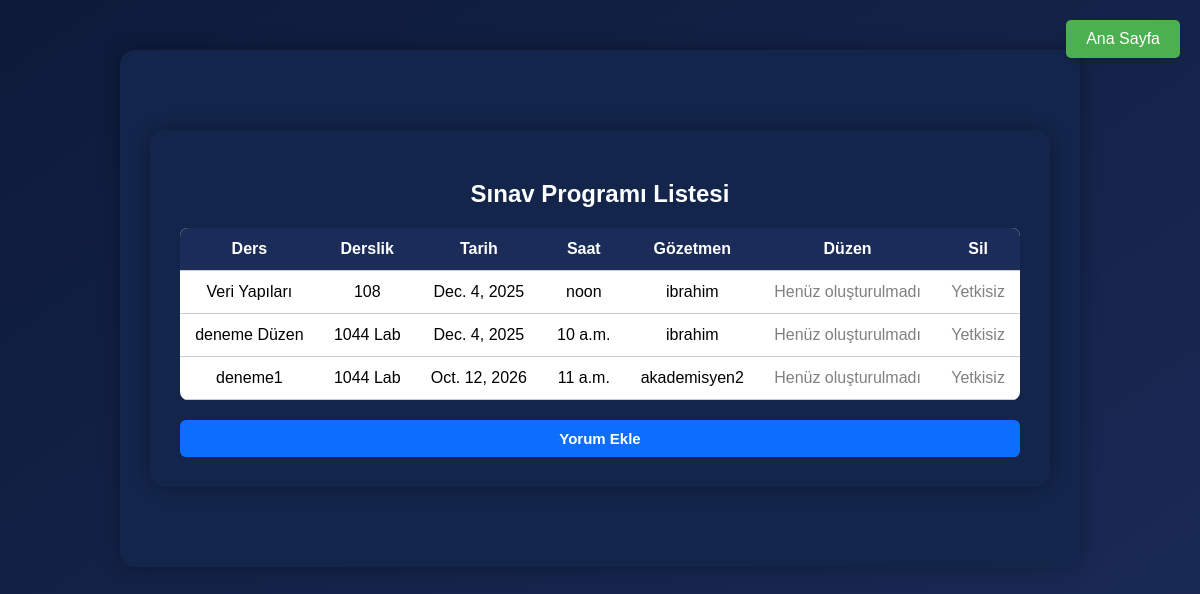
The app's page /uni/sinav-listesi/ (signed in), older data.
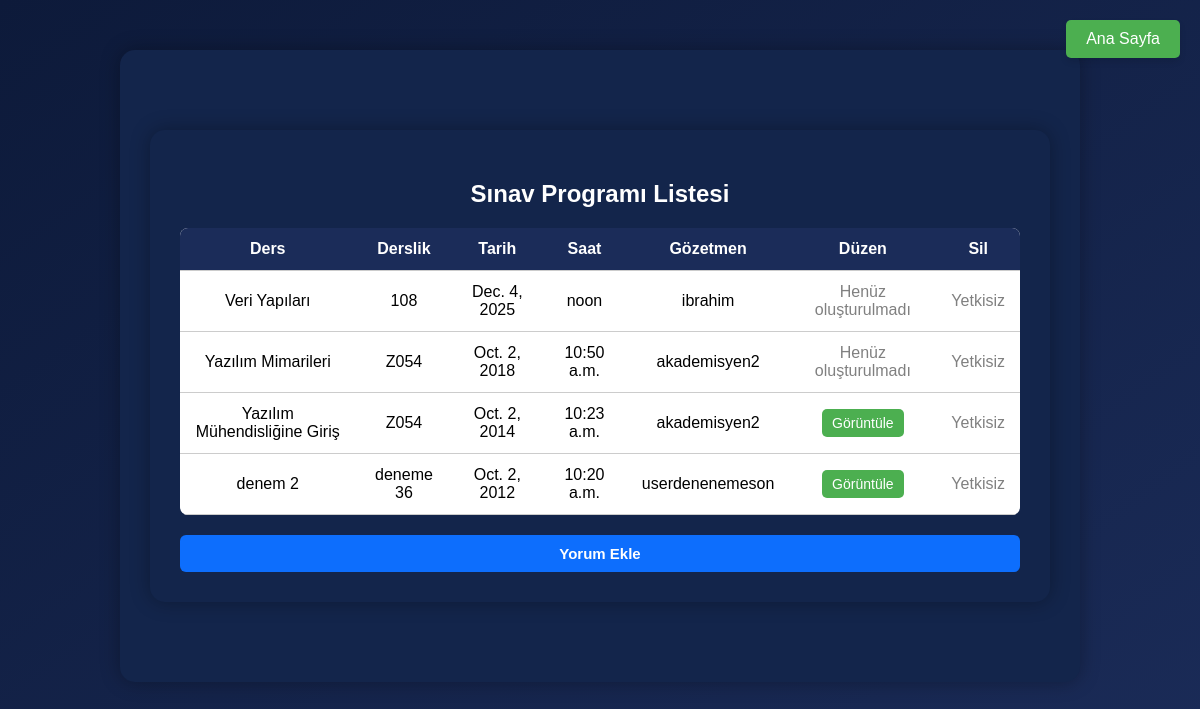
The same page, newer data.
### uni/models.py (models this page shows, shortened)
class SinavProgrami(models.Model):
    ders = models.ForeignKey(Ders, on_delete=models.CASCADE)
    derslik = models.ForeignKey(Derslik, on_delete=models.CASCADE)
    tarih = models.DateField()
    saat = models.TimeField()
    gozetmen = models.ForeignKey(CustomUser, on_delete=models.SET_NULL, null=True, blank=True, limit_choices_to={'role': 'akademisyen'})

class Ders(models.Model):
    kod = models.CharField(max_length=10, unique=True)
    ad = models.CharField(max_length=100)
    ogrenci_sayisi = models.IntegerField(default=0)
    kredi = models.IntegerField()
    bolum = models.CharField(max_length=100)

class Derslik(models.Model):
    ad = models.CharField(max_length=50, unique=True)
    kapasite = models.IntegerField()

class CustomUser(AbstractUser):
    ROLE_CHOICES = (
        ('bolum_baskani', 'Bölüm Başkanı'),
        ('bolum_sekreteri', 'Bölüm Sekreteri'),
        ('akademisyen', 'Akademisyen'),
        ('ogrenci', 'Öğrenci'),
    )
    role = models.CharField(max_length=20, choices=ROLE_CHOICES, null=True, blank=True)

### uni/views.py (the view)
# urls.py: path('sinav-listesi/', sinav_listesi, name='sinav_listesi'),
@login_required
def sinav_listesi(request):
    sinavlar = SinavProgrami.objects.all()
    return render(request, 'sinav_listesi.html', {'sinavlar': sinavlar})

### uni/templates/sinav_listesi.html (shortened to what this page needs)
{% extends "base.html" %}
{% block content %}
<div class="container">
    <h2>Sınav Programı Listesi</h2>
    <a href="{% url 'home' %}" class="btn-home">Ana Sayfa</a>
    <table>
        <tr>
            <th>Ders</th>
            <th>Derslik</th>
            <th>Tarih</th>
            <th>Saat</th>
            <th>Gözetmen</th>
            <th>Düzen</th>
            <th>Sil</th>
        </tr>
        {% for sinav in sinavlar %}
        <tr>
            <td>{{ sinav.ders.ad }}</td>
            <td>{{ sinav.derslik.ad }}</td>
            <td>{{ sinav.tarih }}</td>
            <td>{{ sinav.saat }}</td>
            <td>{% if sinav.gozetmen %}{{ sinav.gozetmen.username }}{% else %}-{% endif %}</td>
            <td>
                {% with plan=sinav.oturmaplani_set.first %}
                    {% if user.role == 'bolum_baskani' or user.role == 'bolum_sekreteri' %}
                        {% if plan %}
                            <a href="{% url 'oturma_plani' sinav.id %}"><button>Görüntüle</button></a>
                            <a href="{% url 'oturma_plani_olustur' sinav.id %}"><button >Yeniden Oluştur</button></a>
                        {% else %}
                            <a href="{% url 'oturma_plani_olustur' sinav.id %}"><button>Oluştur</button></a>
                        {% endif %}
                    {% else %}
                        {% if plan %}
                            <a href="{% url 'oturma_plani' sinav.id %}"><button>Görüntüle</button></a>
                        {% else %}
                            <span style="color: gray;">Henüz oluşturulmadı</span>
                        {% endif %}
                    {% endif %}
                {% endwith %}
            </td>
            <td>
                <form method="post" action="{% url 'sinav_sil' sinav.id %}">
                    {% if request.user.role == "bolum_baskani" or request.user.role == "bolum_sekreteri" %}
                        {% csrf_token %}
                        <button type="submit" style="background-color: red;">Sil</button>
                    {% else %}
                    <span style="color: gray;">Yetkisiz</span>
                    {% endif %}
                </form>
            </td>
        </tr>
        {% empty %}
        <tr>
            <td colspan="6">Henüz sınav programı eklenmemiş.</td>
        </tr>
        {% endfor %}
    </table>
    {% if request.user.role == "bolum_baskani" or request.user.role == "bolum_sekreteri" %}
    <a href="{% url 'sinav_ekle' %}" class="btn-ekle">Yeni Sınav Ekle</a>
    {% else %}
    <a href="{% url 'sinav_yorum_ekle' %}" class="btn-yorum-mavi">Yorum Ekle</a>
    {% endif %}
</div>
{% endblock %}

### uni/templates/base.html (shortened to what this page needs)
{% load widget_tweaks %}
<!DOCTYPE html>
<html lang="tr">
<head>
</head>
<body>
    <div class="container">
        {% block content %}{% endblock %}
    </div>
</body>
</html>

### uni/templates/base.html (style rules this page uses)
body { margin: 0; padding: 0; background: linear-gradient(to bottom right, #0d1a3a, #223362); font-family: Arial, sans-serif; color: white; min-height: 100vh; }
.container { max-width: 1000px; margin: 0 auto; padding: 40px 20px; text-align: center; }
h2 { margin-bottom: 10px; }

### uni/templates/sinav_listesi.html (style rules this page uses)
body { background: linear-gradient(to bottom right, #0d1a3a, #1b2c59); color: white; font-family: Arial, sans-serif; margin: 0; padding: 0; min-height: 100vh; }
.container { max-width: 900px; margin: 50px auto; background-color: #13254b; padding: 30px; border-radius: 15px; box-shadow: 0 0 20px rgba(0, 0, 0, 0.3); }
h2 { text-align: center; margin-bottom: 20px; }
table { width: 100%; border-collapse: collapse; background-color: white; color: black; border-radius: 8px; overflow: hidden; margin-bottom: 20px; }
th, td { padding: 12px 15px; text-align: center; border-bottom: 1px solid #ccc; }
th { background-color: #1b2c59; color: white; }
td button { padding: 6px 10px; background-color: #4caf50; color: white; border: none; border-radius: 5px; font-size: 14px; cursor: pointer; }
.btn-yorum-mavi { display: block; margin: 20px auto 0; background-color: #0d6efd; color: white; padding: 10px 20px; border-radius: 6px; text-decoration: none; font-weight: bold; font-size: 15px; text-align: center; transition: background-color 0.3s; }
.btn-home { position: fixed; top: 20px; right: 20px; padding: 10px 20px; background-color: #4caf50; color: white; font-size: 16px; border: none; border-radius: 5px; box-shadow: 0 4px 6px rgba(0, 0, 0, 0.1); cursor: pointer; z-index: 1000; text-decoration: none; }

Row changes from the older to the newer data that the page shows:
removed SinavProgrami: ders.ad "deneme Düzen", derslik.ad "1044 Lab", tarih "Dec. 4, 2025", saat "10 a.m.", gozetmen.username "ibrahim", shows "Henüz oluşturulmadı"
removed SinavProgrami: ders.ad "deneme1", derslik.ad "1044 Lab", tarih "Oct. 12, 2026", saat "11 a.m.", gozetmen.username "akademisyen2", shows "Henüz oluşturulmadı"
added SinavProgrami: ders.ad "Yazılım Mimarileri", derslik.ad "Z054", tarih "Oct. 2, 2018", saat "10:50 a.m.", gozetmen.username "akademisyen2", shows "Henüz oluşturulmadı"
added SinavProgrami: ders.ad "Yazılım Mühendisliğine Giriş", derslik.ad "Z054", tarih "Oct. 2, 2014", saat "10:23 a.m.", gozetmen.username "akademisyen2", shows "Görüntüle"
added SinavProgrami: ders.ad "denem 2", derslik.ad "deneme 36", tarih "Oct. 2, 2012", saat "10:20 a.m.", gozetmen.username "userdenenemeson", shows "Görüntüle"
